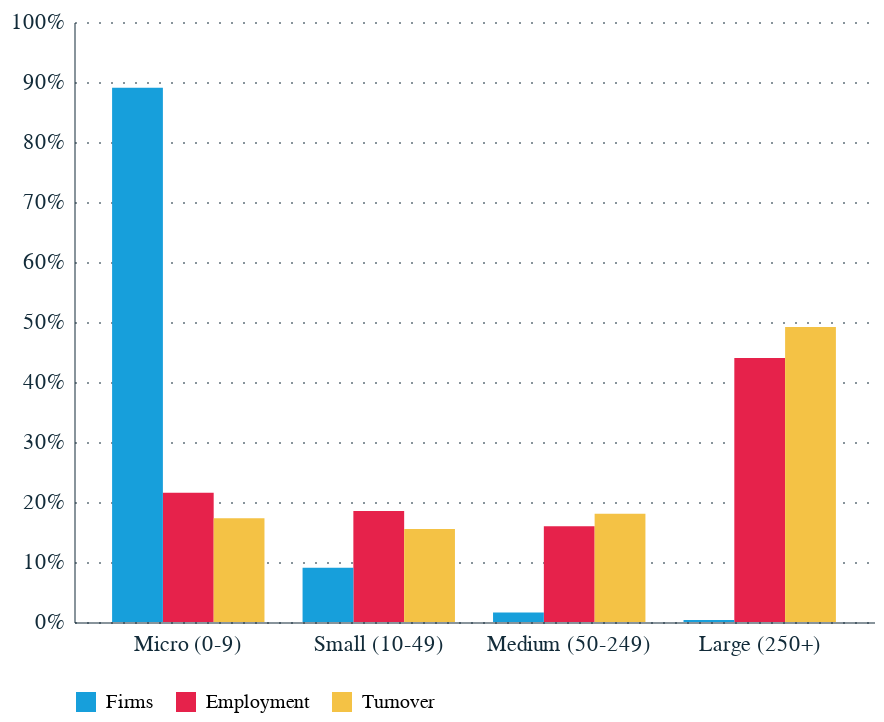

Write notebook code for a chart like this one.
### Markdown cell above
Economic contribution by firm size findings
- Most firms are small with between 1 and 9 employees (90%), but these firms only employ __% of the workforce.
- Large firms with over 250 employees make up just 3% of the business population but employ over 40% of the workforce. Changes in the number of people that these firms employ will have a large effect on employmet dynamics.

### Code cell
# Economic contribution by firm size 2023

size_df = population_df[population_df['dimension']=='Size']
size_df_2023 = size_df[size_df['year']==2023]


size_df_2023['Total_employment'] = size_df_2023['employment'].sum()
size_df_2023['Total_firms'] = size_df_2023['n_firms'].sum()
size_df_2023['Total_turnover'] = size_df_2023['turnover'].sum()

size_df_2023['Share_of_employment'] = size_df_2023['employment']/size_df_2023['Total_employment']
size_df_2023['Share_of_firms'] = size_df_2023['n_firms']/size_df_2023['Total_firms']
size_df_2023['Share_of_turnover'] = size_df_2023['turnover']/size_df_2023['Total_turnover']

firmsize_share_of_activity = size_df_2023.melt(id_vars='category',
                                                value_vars=['Share_of_employment','Share_of_firms','Share_of_turnover'],
                                                value_name='Share of activity')

label_map = {
    'Share_of_employment': 'Employment',
    'Share_of_firms': 'Firms',
    'Share_of_turnover': 'Turnover'
}

firmsize_share_of_activity['variable'] = firmsize_share_of_activity['variable'].map(label_map)

sizeband_order = ['Micro (0-9)', 'Small (10-49)', 'Medium (50-249)', 'Large (250+)']
variable_order = ['Firms', 'Employment', 'Turnover']

chart = alt.Chart(firmsize_share_of_activity).mark_bar().encode(
    x=alt.X('category:O', sort=sizeband_order),
    y=alt.Y('Share of activity:Q', axis=alt.Axis(format='%'), scale=alt.Scale(domain=[0, 1])),
    color=alt.Color('variable:N', sort=variable_order).legend(title=None, orient='bottom', 
        direction='horizontal'),
    xOffset=alt.XOffset('variable:N', sort=variable_order)
)

display(chart)
chart.save(chart_path / 'Descriptive paper/Composition/BSD_firmsize_contribution.png', scale_factor=2.0)

### Figure 1 — Vega-Lite specification as saved in the notebook (floating-point values rounded to 4 significant figures)
{"config": {"font": "Circular Std", "mark": {"line": {"interpolate": "linear"}}, "view": {"stroke": "transparent", "width": 400, "height": 300}, "range": {"category": ["#179fdb", "#e6224b", "#f4c245", "#122b39", "#eb5c2e", "#36b7b4"], "diverging": ["#E6224B", "#E54753", "#C9C9C9", "#179FDB", "#122B39"], "heatmap": ["#C9C9C9", "#179FDB", "#0063AF", "#122B39"], "ordinal": ["#00A767", "#36B7B4", "#179FDB", "#0063AF", "#243B5A"]}, "axisX": {"labelColor": "#122b39", "tickColor": "#122b39", "domainColor": "#122b39", "domainOpacity": 0.5, "gridOpacity": 0, "labelFont": "Circular Std", "labelAngle": 0, "labelAlign": "center", "labelFontSize": 11, "labelPadding": 5, "tickCount": 10, "tickSize": 0, "title": ""}, "axisY": {"labelColor": "#122b39", "labelFont": "Circular Std", "tickColor": "#122b39", "domainColor": "#122b39", "gridColor": "#122b39", "gridDash": [1, 5], "gridOpacity": 0.5, "labelPadding": 5, "labelFontSize": 11, "domainOpacity": 0.5, "tickSize": 0, "title": null, "titleAlign": "left", "titleAngle": 0, "titleBaseline": "bottom", "titleColor": "#122b39", "titleOpacity": 0.9, "titleX": 0, "titleY": -7}}, "data": {"name": "data-5eab21a6b5f21b8c363db9076c0363e6"}, "mark": {"type": "bar"}, "encoding": {"color": {"field": "variable", "legend": {"title": null, "orient": "bottom", "direction": "horizontal"}, "sort": ["Firms", "Employment", "Turnover"], "type": "nominal"}, "x": {"field": "category", "sort": ["Micro (0-9)", "Small (10-49)", "Medium (50-249)", "Large (250+)"], "type": "ordinal"}, "xOffset": {"field": "variable", "sort": ["Firms", "Employment", "Turnover"], "type": "nominal"}, "y": {"axis": {"format": "%"}, "field": "Share of activity", "scale": {"domain": [0, 1]}, "type": "quantitative"}}, "$schema": "https://vega.github.io/schema/vega-lite/v5.20.1.json", "datasets": {"data-5eab21a6b5f21b8c363db9076c0363e6": [{"category": "Large (250+)", "variable": "Employment", "Share of activity": 0.4401}, {"category": "Medium (50-249)", "variable": "Employment", "Share of activity": 0.1594}, {"category": "Micro (0-9)", "variable": "Employment", "Share of activity": 0.2154}, {"category": "Small (10-49)", "variable": "Employment", "Share of activity": 0.1851}, {"category": "Large (250+)", "variable": "Firms", "Share of activity": 0.003264}, {"category": "Medium (50-249)", "variable": "Firms", "Share of activity": 0.01583}, {"category": "Micro (0-9)", "variable": "Firms", "Share of activity": 0.8904}, {"category": "Small (10-49)", "variable": "Firms", "Share of activity": 0.09049}, {"category": "Large (250+)", "variable": "Turnover", "Share of activity": 0.4915}, {"category": "Medium (50-249)", "variable": "Turnover", "Share of activity": 0.1806}, {"category": "Micro (0-9)", "variable": "Turnover", "Share of activity": 0.1729}, {"category": "Small (10-49)", "variable": "Turnover", "Share of activity": 0.155}]}}
